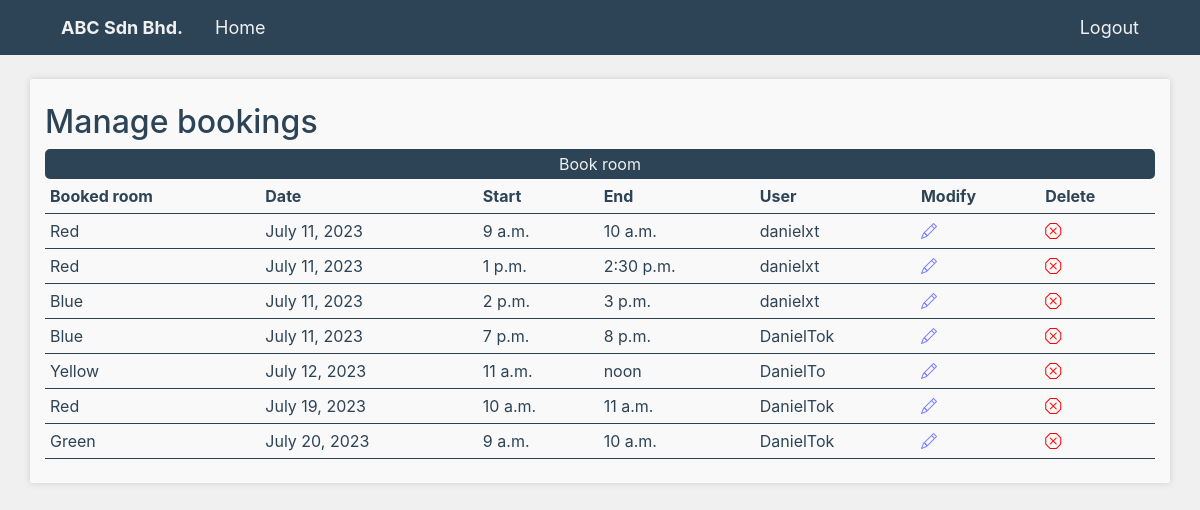
Page /bookingManagement (signed in) on the committed database.
### booking/models.py (models this page shows, shortened)
class RoomBooking(models.Model):
    roomName = models.ForeignKey('rooms.Room', on_delete=models.CASCADE)
    userName = models.ForeignKey(User, on_delete=models.CASCADE, default="", name="userName")
    date = models.DateField()
    start = models.TimeField()
    end = models.TimeField()
    class Meta:
        constraints = [
            models.CheckConstraint(check=Q(start__lte=F('end')), name='start_before_end')
        ]

### rooms/models.py (models this page shows)
class Room(models.Model):
    roomName = models.CharField(max_length=50, unique=True)
    capacity = models.IntegerField(default=0)
    createdAt = models.DateTimeField(auto_now_add=True)
    def __str__(self):
        return self.roomName

### booking/views.py (the view)
# urls.py: path('', bookingManagementView, name='bookingManagement'),
def bookingManagementView(request):
    if request.user.is_staff:
        bookings = RoomBooking.objects.all()
    else:
        userName = User.objects.get(username=request.user.username)
        bookings = RoomBooking.objects.filter(userName = userName)
    context = {'roomBooking' :bookings.order_by("date", "start")}
    return render(request, "bookingManagement.html", context)

### templates/bookingManagement.html (shortened to what this page needs)
{% extends 'base.html' %}
{% block content %}
{% if user.is_authenticated %}
    <br>
    <div class="container py-4 boxColor boxShadow">
        <h2>Manage
            bookings</h2>
        <button><a href="{% url 'roomBooking' %}">Book room</a></button>
                    <table class="dataTable">
                        <tr style="font-weight:bold">
                            <th>Booked room</th>
                            <th>Date</th>
                            <th>Start</th>
                            <th>End</th>
                            <th>User</th>
                            {% if user.is_staff %}
                            <th>Modify</th>
                            <th>Delete</th>
                            {% endif %}
                        </tr>
                        <tr>
                            {% for booking in roomBooking %}
                                <tr>
                                    <td>{{booking.roomName}}</td>
                                    <td>{{booking.date}}</td>
                                    <td>{{booking.start}}</td>
                                    <td>{{booking.end}}</td>
                                    <td>{{booking.userName}}</td>
                                    {% if user.is_staff %}
                                    <td><a href="bookingManagement/modifyBooking/{{booking.id}}"><i class="bi bi-pencil"></i></a></td>
                                    <td><a href="bookingManagement/deleteBooking/{{booking.id}}"><i class="bi bi-x-octagon"></i></a></td>
                                    {% endif %}
                                </tr>
                            {% endfor %}
                        </tr>
                    </table>
    </div>
{% else %}
<br>
<div class="container py-4 boxColor boxShadow">
    <p>You are not logged in.</p>
    <button><a href="{% url 'login' %}">Log In</a></button>
</div>
{% endif %}
{% endblock %}

### templates/base.html (style rules this page uses)
:root { --orange:#FF8551; --white:#f9f9f9; --offWhite:#f0f0f0; --buttonColor:var(--grey); --grey:#2D4356; --success:#7FFFD4; --fail:#ff7b95; }
body { background-color:var(--offWhite); color:var(--grey) }
a { color:var(--grey) }
.boxShadow { filter: drop-shadow(0px 0px 3px #cecece); border-radius:2px; }
.boxColor { background-color:var(--white); }
button { background-color:var(--buttonColor); border:2px solid var(--grey); border-radius:5px; width:100%; color:var(--offWhite) !important; }
button a { display:block; width:100%; color:var(--offWhite) !important; }
.bi-pencil { color:rgb(125, 125, 254); }
.bi-x-octagon { color:red; }
button a { color:var(--grey); }
.dataTable { width:100%; }
.dataTable td,th { padding:5px; }
.dataTable td { border-top:1px solid var(--grey); border-bottom:1px solid var(--grey); }

### templates/header.html (style rules this page uses)
a { text-decoration: none; }

### rows in the picture
RoomBooking: roomName "Red", date "July 11, 2023", start "9 a.m.", end "10 a.m.", userName "danielxt"
RoomBooking: roomName "Red", date "July 11, 2023", start "1 p.m.", end "2:30 p.m.", userName "danielxt"
RoomBooking: roomName "Blue", date "July 11, 2023", start "2 p.m.", end "3 p.m.", userName "danielxt"
RoomBooking: roomName "Blue", date "July 11, 2023", start "7 p.m.", end "8 p.m.", userName "DanielTok"
RoomBooking: roomName "Yellow", date "July 12, 2023", start "11 a.m.", end "noon", userName "DanielTo"
RoomBooking: roomName "Red", date "July 19, 2023", start "10 a.m.", end "11 a.m.", userName "DanielTok"
RoomBooking: roomName "Green", date "July 20, 2023", start "9 a.m.", end "10 a.m.", userName "DanielTok"
